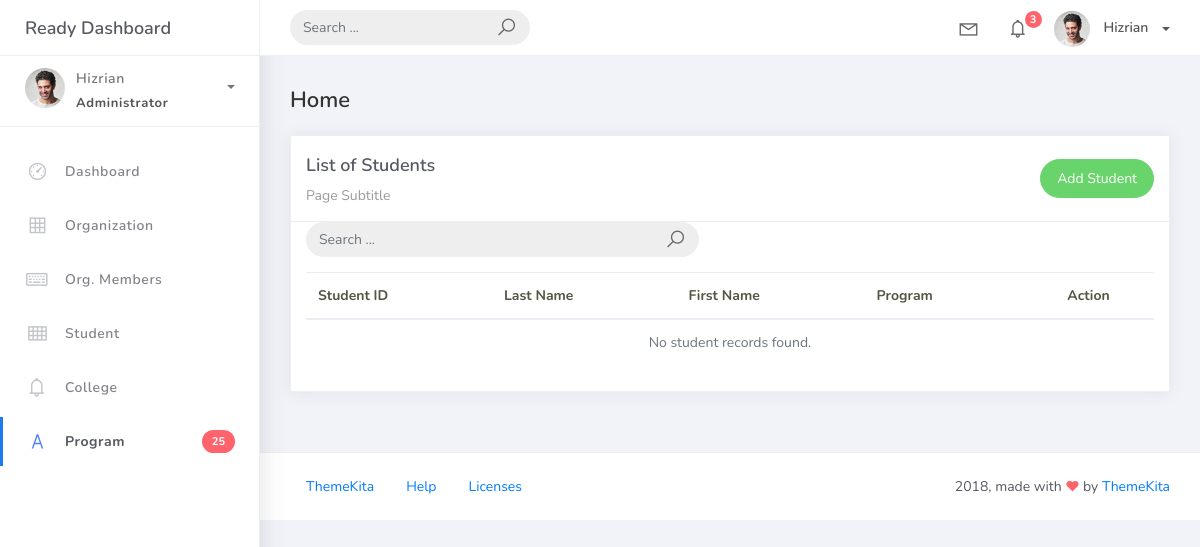
Before: /student_list with the older database file.
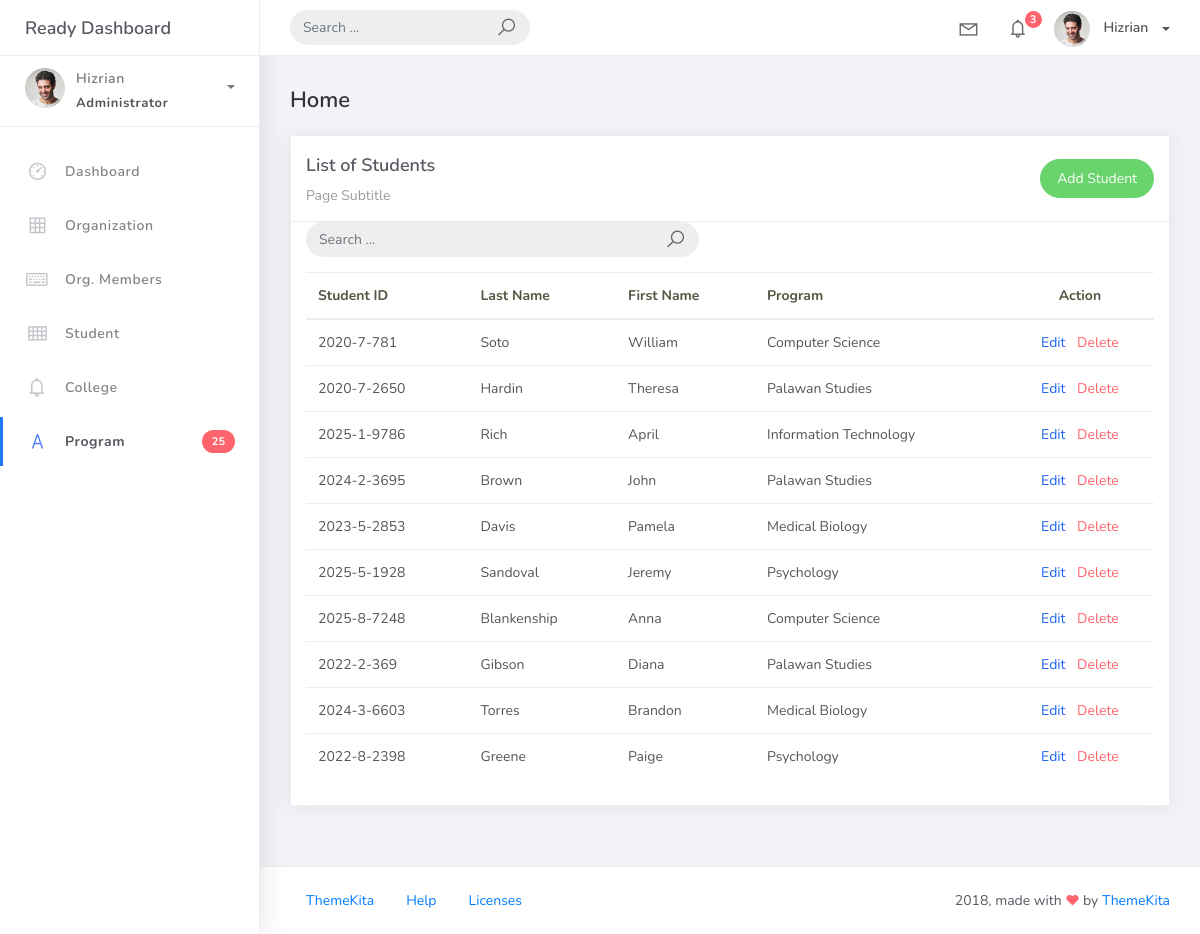
After: the same page with the newer database file.
### studentorg/models.py (models this page shows, shortened)
class BaseModel (models.Model) :
    created_at = models.DateTimeField(auto_now_add=True, db_index=True)
    updated_at = models.DateTimeField(auto_now=True)
    class Meta:
        abstract = True

class Student(BaseModel):
    student_id = models.CharField(max_length=15)
    lastname = models.CharField(max_length=25)
    firstname = models.CharField(max_length=25)
    middlename = models.CharField(max_length=25, blank=True, null=True)
    program = models.ForeignKey(Program, on_delete=models.CASCADE)

class Program(BaseModel):
    prog_name = models.CharField(max_length=150)
    college = models.ForeignKey(College, on_delete=models.CASCADE)

### studentorg/views.py (the view, shortened to what this page needs)
# urls.py: path('student_list', StudentListView.as_view(), name='student-list'),
class StudentListView(ListView):
    model = Student
    context_object_name = 'students'
    template_name = 'student_list.html'
    paginate_by = 10
    def get_queryset(self):
        qs = super().get_queryset()
        query = self.request.GET.get('q')
        return qs

### templates/student_list.html
{% extends 'base.html' %} {% block content %}
<div class="content">
    <div class="container-fluid">
        <h4 class="page-title">Home</h4>
        <div class="row">
            <div class="col-md-12">
                <div class="card">
                    <div class="card-header">
                        <div class="d-flex justify-content-between align-items-center">
                            <div>
                                <h4 class="card-title">List of Students</h4>
                                <div class="card-category">Page Subtitle</div>
                            </div>
                            <a href="{% url 'student-add' %}" class="btn btn-success btn-rounded">Add Student</a>
                        </div>
                    </div>
                    <div class="col-md-6">
                        <form class="navbar-left navbar-form nav-search mr-md-3" action="{% url 'organization-list' %}">
                            <div class="input-group">
                                <input type="text" placeholder="Search ..." class="form-control" name="q" />
                                <div class="input-group-append">
                                    <span class="input-group-text">
                                        <i class="la la-search search-icon"></i>
                                    </span>
                                </div>
                            </div>
                        </form>
                    </div>
                    <div class="card-body">
                        <table class="table table-hover">
                            <thead>
                                <tr>
                                    <th scope="col">Student ID</th>
                                    <th scope="col">Last Name</th>
                                    <th scope="col">First Name</th>
                                    <th scope="col">Program</th>
                                    <th scope="col" class="text-center">Action</th>
                                </tr>
                            </thead>
                            <tbody>
                                {% for student in students %}
                                <tr>
                                    <td>{{ student.student_id }}</td>
                                    <td>{{ student.lastname }}</td>
                                    <td>{{ student.firstname }}</td>
                                    <td>{{ student.program.prog_name }}</td>
                                    <td class="text-center">
                                        <a href="{% url 'student-update' student.pk %}" class="text-primary mr-2">Edit</a>
                                        <a href="{% url 'student-delete' student.pk %}" class="text-danger">Delete</a>
                                    </td>
                                </tr>
                                {% empty %}
                                <tr>
                                    <td colspan="5" class="text-center text-muted">No student records found.</td>
                                </tr>
                                {% endfor %}
                            </tbody>
                        </table>
                    </div>
                </div>
            </div>
        </div>
    </div>
</div>
{% endblock %}

### templates/base.html (shortened to what this page needs)
{% load static %}
<!DOCTYPE html>
<html>
	<head>
		<link rel="stylesheet" href="{% static 'css/bootstrap.min.css' %}">
		<link rel="stylesheet" href="{% static 'css/ready.css' %}">
		<link rel="stylesheet" href="{% static 'css/demo.css' %}">
	</head>
	<body>
		<div class="wrapper">
			<div class="main-header">
				<div class="logo-header">
					<a href="index.html" class="logo">
						Ready Dashboard
					</a>
				</div>
				<nav class="navbar navbar-header navbar-expand-lg">
					<div class="container-fluid">
						<form class="navbar-left navbar-form nav-search mr-md-3" action="">
							<div class="input-group">
								<input type="text" placeholder="Search ..." class="form-control">
								<div class="input-group-append">
									<span class="input-group-text">
										<i class="la la-search search-icon"></i>
									</span>
								</div>
							</div>
						</form>
						<ul class="navbar-nav topbar-nav ml-md-auto align-items-center">
							<li class="nav-item dropdown hidden-caret">
								<a class="nav-link dropdown-toggle" href="#" id="navbarDropdown" role="button" data-toggle="dropdown" aria-haspopup="true" aria-expanded="false">
									<i class="la la-envelope"></i>
								</a>
							</li>
							<li class="nav-item dropdown hidden-caret">
								<a class="nav-link dropdown-toggle" href="#" id="navbarDropdown" role="button" data-toggle="dropdown" aria-haspopup="true" aria-expanded="false">
									<i class="la la-bell"></i>
									<span class="notification">3</span>
								</a>
							</li>
							<li class="nav-item dropdown">
								<a class="dropdown-toggle profile-pic" data-toggle="dropdown" href="#" aria-expanded="false">
									<img src="{% static 'img/profile.jpg' %}" alt="user-img" width="36" class="img-circle">
									<span>Hizrian</span>
								</a>
								</li>
							</ul>
						</div>
					</nav>
				</div>
				<div class="sidebar" id="sidebar">
					<div class="scrollbar-inner sidebar-wrapper">
						<div class="user">
							<div class="photo">
								<img src="{% static 'img/profile.jpg' %}">
							</div>
							<div class="info">
								<a class="" data-toggle="collapse" href="#collapseExample" aria-expanded="true">
									<span>
										Hizrian
										<span class="user-level">Administrator</span>
										<span class="caret"></span>
									</span>
								</a>
							</div>
						</div>
						<ul class="nav">
							<li class="nav-item">
								<a href="index.html">
									<i class="la la-dashboard"></i>
									<p>Dashboard</p>
								</a>
							</li>
							<li class="nav-item">
								<a href="{% url 'organization-list' %}">
									<i class="la la-table"></i>
									<p>Organization</p>
								</a>
							</li>
							<li class="nav-item">
								<a href="{% url 'member-list' %}">
									<i class="la la-keyboard-o"></i>
									<p>Org. Members</p>
								</a>
							</li>
							<li class="nav-item">
								<a href="{% url 'student-list' %}">
									<i class="la la-th"></i>
									<p>Student</p>
								</a>
							</li>
							<li class="nav-item">
								<a href="{% url 'college-list' %}">
									<i class="la la-bell"></i>
									<p>College</p>
								</a>
							</li>
							<li class="nav-item active">
								<a href="{% url 'program-list' %}">
									<i class="la la-font"></i>
									<p>Program</p>
									<span class="badge badge-danger">25</span>
								</a>
							</li>
						</ul>
					</div>
				</div>
				<div class="main-panel">
					{% block content %}
					{% endblock %}
					<footer class="footer">
						<div class="container-fluid">
							<nav class="pull-left">
								<ul class="nav">
									<li class="nav-item">
										<a class="nav-link" href="http://www.themekita.com">
											ThemeKita
										</a>
									</li>
									<li class="nav-item">
										<a class="nav-link" href="#">
											Help
										</a>
									</li>
									<li class="nav-item">
										<a class="nav-link" href="https://themewagon.com/license/#free-item">
											Licenses
										</a>
									</li>
								</ul>
							</nav>
							<div class="copyright ml-auto">
								2018, made with <i class="la la-heart heart text-danger"></i> by <a href="http://www.themekita.com">ThemeKita</a>
							</div>
						</div>
					</footer>
				</div>
			</div>
	</body>
</html>

Changed rows visible on the page:
added Student: student_id "2020-7-781", lastname "Soto", firstname "William", program.prog_name "Computer Science"
added Student: student_id "2020-7-2650", lastname "Hardin", firstname "Theresa", program.prog_name "Palawan Studies"
added Student: student_id "2025-1-9786", lastname "Rich", firstname "April", program.prog_name "Information Technology"
added Student: student_id "2024-2-3695", lastname "Brown", firstname "John", program.prog_name "Palawan Studies"
added Student: student_id "2023-5-2853", lastname "Davis", firstname "Pamela", program.prog_name "Medical Biology"
added Student: student_id "2025-5-1928", lastname "Sandoval", firstname "Jeremy", program.prog_name "Psychology"
added Student: student_id "2025-8-7248", lastname "Blankenship", firstname "Anna", program.prog_name "Computer Science"
added Student: student_id "2022-2-369", lastname "Gibson", firstname "Diana", program.prog_name "Palawan Studies"
added Student: student_id "2024-3-6603", lastname "Torres", firstname "Brandon", program.prog_name "Medical Biology"
added Student: student_id "2022-8-2398", lastname "Greene", firstname "Paige", program.prog_name "Psychology"
Other visible differences:
text no longer shown: "No student records found."
